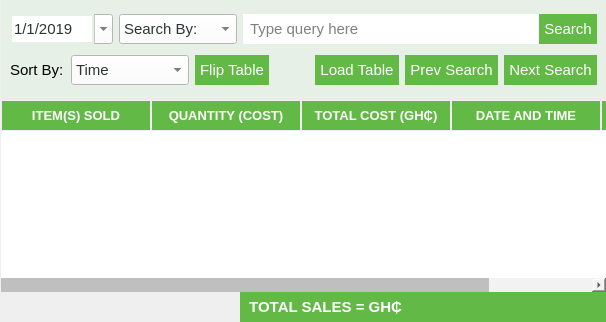
          <widget class="QWidget" name="widget_4" native="true">
           <property name="styleSheet">
            <string notr="true"/>
           </property>
           <layout class="QGridLayout" name="gridLayout_5">
            <property name="leftMargin">
             <number>1</number>
            </property>
            <property name="topMargin">
             <number>0</number>
            </property>
            <property name="rightMargin">
             <number>0</number>
            </property>
            <property name="bottomMargin">
             <number>0</number>
            </property>
            <property name="verticalSpacing">
             <number>0</number>
            </property>
            <item row="0" column="0">
             <widget class="QFrame" name="tableFeatureFrame_2">
              <property name="minimumSize">
               <size>
                <width>0</width>
                <height>100</height>
               </size>
              </property>
              <property name="styleSheet">
               <string notr="true">background-color:  rgb(230, 240, 230);</string>
              </property>
              <property name="frameShape">
               <enum>QFrame::NoFrame</enum>
              </property>
              <property name="frameShadow">
               <enum>QFrame::Plain</enum>
              </property>
              <layout class="QVBoxLayout" name="verticalLayout_10">
               <item>
                <layout class="QHBoxLayout" name="horizontalLayout_13">
                 <item>
                  <widget class="QDateEdit" name="recordsSearchDateEdit">
                   <property name="minimumSize">
                    <size>
                     <width>0</width>
                     <height>30</height>
                    </size>
                   </property>
                   <property name="maximumSize">
                    <size>
                     <width>16777215</width>
                     <height>30</height>
                    </size>
                   </property>
                   <property name="font">
                    <font>
                     <pointsize>11</pointsize>
                    </font>
                   </property>
                   <property name="styleSheet">
                    <string notr="true">color: rgb(46, 52, 54);
background-color: rgb(255, 255, 255);
</string>
                   </property>
                   <property name="frame">
                    <bool>false</bool>
                   </property>
                   <property name="readOnly">
                    <bool>false</bool>
                   </property>
                   <property name="time">
                    <time>
                     <hour>0</hour>
                     <minute>0</minute>
                     <second>0</second>
                    </time>
                   </property>
                   <property name="maximumDate">
                    <date>
                     <year>3000</year>
                     <month>12</month>
                     <day>31</day>
                    </date>
                   </property>
                   <property name="minimumDate">
                    <date>
                     <year>2019</year>
                     <month>1</month>
                     <day>1</day>
                    </date>
                   </property>
                   <property name="displayFormat">
                    <string>d/M/yyyy</string>
                   </property>
                   <property name="calendarPopup">
                    <bool>true</bool>
                   </property>
                   <property name="timeSpec">
                    <enum>Qt::LocalTime</enum>
                   </property>
                  </widget>
                 </item>
                 <item>
                  <widget class="QComboBox" name="recordsSearchParamComboBox">
                   <property name="minimumSize">
                    <size>
                     <width>0</width>
                     <height>30</height>
                    </size>
                   </property>
                   <property name="maximumSize">
                    <size>
                     <width>16777215</width>
                     <height>30</height>
                    </size>
                   </property>
                   <property name="font">
                    <font>
                     <pointsize>11</pointsize>
                    </font>
                   </property>
                   <property name="styleSheet">
                    <string notr="true">color: rgb(46, 52, 54);
background-color: rgb(255, 255, 255);</string>
                   </property>
                   <property name="maxVisibleItems">
                    <number>3</number>
                   </property>
                   <property name="frame">
                    <bool>true</bool>
                   </property>
                   <item>
                    <property name="text">
                     <string>Search By:</string>
                    </property>
                   </item>
                   <item>
                    <property name="text">
                     <string>Item</string>
                    </property>
                   </item>
                   <item>
                    <property name="text">
                     <string>Time(Hour)</string>
                    </property>
                   </item>
                   <item>
                    <property name="text">
                     <string>Sales Person</string>
                    </property>
                   </item>
                  </widget>
                 </item>
                 <item>
                  <layout class="QHBoxLayout" name="horizontalLayout_14">
                   <property name="spacing">
                    <number>0</number>
                   </property>
                   <property name="leftMargin">
                    <number>0</number>
                   </property>
                   <item>
                    <widget class="QLineEdit" name="recordsSearchField">
                     <property name="minimumSize">
                      <size>
                       <width>0</width>
                       <height>30</height>
                      </size>
                     </property>
                     <property name="maximumSize">
                      <size>
                       <width>16777215</width>
                       <height>30</height>
                      </size>
                     </property>
                     <property name="font">
                      <font>
                       <pointsize>11</pointsize>
                      </font>
                     </property>
                     <property name="styleSheet">
                      <string notr="true">background-color: rgb(255, 255, 255);
border: 0px;
padding-left:5px;
padding-right: 5px;</string>
                     </property>
                     <property name="placeholderText">
                      <string>Type query here</string>
                     </property>
                    </widget>
                   </item>
                   <item>
                    <widget class="QPushButton" name="recordsSearchButton">
                     <property name="minimumSize">
                      <size>
                       <width>0</width>
                       <height>30</height>
                      </size>
                     </property>
                     <property name="maximumSize">
                      <size>
                       <width>16777215</width>
                       <height>30</height>
                      </size>
                     </property>
                     <property name="font">
                      <font>
                       <pointsize>11</pointsize>
                       <weight>50</weight>
                       <bold>false</bold>
                      </font>
                     </property>
                     <property name="styleSheet">
                      <string notr="true">QPushButton#recordsSearchButton{
	color: #ffffff;
	background-color: #63b946;
	border: 0px;
	padding-right: 5px;
	padding-left: 5px;
}
QPushButton#recordsSearchButton:hover{
	color: #000000;
	background-color: rgb(255, 255, 255);
}
QPushButton#recordsSearchButton:pressed{
	color: #000000;
	background-color: #f2f2f2;
}</string>
                     </property>
                     <property name="text">
                      <string>Search</string>
                     </property>
                     <property name="icon">
                      <iconset>
                       <normaloff>icons/search_info.png</normaloff>icons/search_info.png</iconset>
                     </property>
                     <property name="iconSize">
                      <size>
                       <width>25</width>
                       <height>25</height>
                      </size>
                     </property>
                    </widget>
                   </item>
                  </layout>
                 </item>
                </layout>
               </item>
               <item>
                <layout class="QHBoxLayout" name="horizontalLayout_22">
                 <item>
                  <widget class="QLabel" name="recordsSortLabel">
                   <property name="sizePolicy">
                    <sizepolicy hsizetype="Fixed" vsizetype="Fixed">
                     <horstretch>0</horstretch>
                     <verstretch>0</verstretch>
                    </sizepolicy>
                   </property>
                   <property name="minimumSize">
                    <size>
                     <width>55</width>
                     <height>30</height>
                    </size>
                   </property>
                   <property name="maximumSize">
                    <size>
                     <width>55</width>
                     <height>30</height>
                    </size>
                   </property>
                   <property name="font">
                    <font>
                     <pointsize>11</pointsize>
                    </font>
                   </property>
                   <property name="text">
                    <string>Sort By:</string>
                   </property>
                  </widget>
                 </item>
                 <item>
                  <widget class="QComboBox" name="recordsSortComboBox">
                   <property name="minimumSize">
                    <size>
                     <width>100</width>
                     <height>30</height>
                    </size>
                   </property>
                   <property name="maximumSize">
                    <size>
                     <width>16777215</width>
                     <height>30</height>
                    </size>
                   </property>
                   <property name="font">
                    <font>
                     <pointsize>11</pointsize>
                    </font>
                   </property>
                   <property name="styleSheet">
                    <string notr="true">color: rgb(46, 52, 54);
background-color: rgb(255, 255, 255);</string>
                   </property>
                   <item>
                    <property name="text">
                     <string>Time</string>
                    </property>
                   </item>
                   <item>
                    <property name="text">
                     <string>Sales Person</string>
                    </property>
                   </item>
                  </widget>
                 </item>
                 <item>
                  <widget class="QPushButton" name="recordsFlipTableButton">
                   <property name="minimumSize">
                    <size>
                     <width>0</width>
                     <height>30</height>
                    </size>
                   </property>
                   <property name="maximumSize">
                    <size>
                     <width>16777215</width>
                     <height>30</height>
                    </size>
                   </property>
                   <property name="font">
                    <font>
                     <pointsize>11</pointsize>
                    </font>
                   </property>
                   <property name="styleSheet">
                    <string notr="true">QPushButton#recordsFlipTableButton{
	color: #ffffff;
	background-color: #63b946;
	border: 0px;
	padding-right: 5px;
	padding-left: 5px;
}
QPushButton#recordsFlipTableButton:hover{
	color: #000000;
	background-color: rgb(255, 255, 255);
}
QPushButton#recordsFlipTableButton:pressed{
	color: #000000;
	background-color: #f2f2f2;
}</string>
                   </property>
                   <property name="text">
                    <string>Flip Table</string>
                   </property>
                   <property name="icon">
                    <iconset>
                     <normaloff>icons/reverse1.png</normaloff>icons/reverse1.png</iconset>
                   </property>
                   <property name="iconSize">
                    <size>
                     <width>20</width>
                     <height>20</height>
                    </size>
                   </property>
                  </widget>
                 </item>
                 <item>
                  <spacer name="horizontalSpacer_8">
                   <property name="orientation">
                    <enum>Qt::Horizontal</enum>
                   </property>
                   <property name="sizeHint" stdset="0">
                    <size>
                     <width>40</width>
                     <height>20</height>
                    </size>
                   </property>
                  </spacer>
                 </item>
                 <item>
                  <widget class="QPushButton" name="recordsLoadTableButton">
                   <property name="minimumSize">
                    <size>
                     <width>0</width>
                     <height>30</height>
                    </size>
                   </property>
                   <property name="maximumSize">
                    <size>
                     <width>16777215</width>
                     <height>30</height>
                    </size>
                   </property>
                   <property name="font">
                    <font>
                     <pointsize>11</pointsize>
                    </font>
                   </property>
                   <property name="styleSheet">
                    <string notr="true">QPushButton#recordsLoadTableButton{
	color: #ffffff;
	background-color: #63b946;
	border: 0px;
	padding-right: 5px;
	padding-left: 5px;
}
QPushButton#recordsLoadTableButton:hover{
	color: #000000;
	background-color: rgb(255, 255, 255);
}
QPushButton#recordsLoadTableButton:pressed{
	color: #000000;
	background-color: #f2f2f2;
}</string>
                   </property>
                   <property name="text">
                    <string>Load Table</string>
                   </property>
                   <property name="icon">
                    <iconset>
                     <normaloff>icons/reload_.png</normaloff>icons/reload_.png</iconset>
                   </property>
                   <property name="iconSize">
                    <size>
                     <width>20</width>
                     <height>20</height>
                    </size>
                   </property>
                  </widget>
                 </item>
                 <item>
                  <widget class="QPushButton" name="recordsPrevSearchButton">
                   <property name="minimumSize">
                    <size>
                     <width>0</width>
                     <height>30</height>
                    </size>
                   </property>
                   <property name="maximumSize">
                    <size>
                     <width>16777215</width>
                     <height>30</height>
                    </size>
                   </property>
                   <property name="font">
                    <font>
                     <pointsize>11</pointsize>
                    </font>
                   </property>
                   <property name="styleSheet">
                    <string notr="true">QPushButton#recordsPrevSearchButton{
	color: #ffffff;
	background-color: #63b946;
	border: 0px;
	padding-right: 5px;
	padding-left: 5px;
}
QPushButton#recordsPrevSearchButton:hover{
	color: #000000;
	background-color: rgb(255, 255, 255);
}
QPushButton#recordsPrevSearchButton:pressed{
	color: #000000;
	background-color: #f2f2f2;
}</string>
                   </property>
                   <property name="text">
                    <string>Prev Search</string>
                   </property>
                   <property name="icon">
                    <iconset>
                     <normaloff>icons/undo_.png</normaloff>icons/undo_.png</iconset>
                   </property>
                   <property name="iconSize">
                    <size>
                     <width>20</width>
                     <height>20</height>
                    </size>
                   </property>
                  </widget>
                 </item>
                 <item>
                  <widget class="QPushButton" name="recordsNextSearchButton">
                   <property name="minimumSize">
                    <size>
                     <width>0</width>
                     <height>30</height>
                    </size>
                   </property>
                   <property name="maximumSize">
                    <size>
                     <width>16777215</width>
                     <height>30</height>
                    </size>
                   </property>
                   <property name="font">
                    <font>
                     <pointsize>11</pointsize>
                    </font>
                   </property>
                   <property name="styleSheet">
                    <string notr="true">QPushButton#recordsNextSearchButton{
	color: #ffffff;
	background-color: #63b946;
	border: 0px;
	padding-right: 5px;
	padding-left: 5px;
}
QPushButton#recordsNextSearchButton:hover{
	color: #000000;
	background-color: rgb(255, 255, 255);
}
QPushButton#recordsNextSearchButton:pressed{
	color: #000000;
	background-color: #f2f2f2;
}</string>
                   </property>
                   <property name="text">
                    <string>Next Search</string>
                   </property>
                   <property name="icon">
                    <iconset>
                     <normaloff>icons/redo_.png</normaloff>icons/redo_.png</iconset>
                   </property>
                   <property name="iconSize">
                    <size>
                     <width>20</width>
                     <height>20</height>
                    </size>
                   </property>
                  </widget>
                 </item>
                </layout>
               </item>
              </layout>
             </widget>
            </item>
            <item row="1" column="0">
             <widget class="QTableWidget" name="recordsTableWidget">
              <property name="font">
               <font>
                <pointsize>11</pointsize>
               </font>
              </property>
              <property name="styleSheet">
               <string notr="true">QTableWidget {
	alternate-background-color: #d9d9d9;
	background-color: rgb(255, 255, 255);
}
*::section {
	background-color: #63b946;
	color: #ffffff;
	border: 0px;
	padding: 5px;
	margin: 1px;
}
QScrollBar:vertical {
	background-color: #f2f2f2;
	border: 0px;
}
QScrollBar::handle:vertical {
	background-color: #bfbfbf;
	border: 0px;
}
QScrollBar:horizontal {
	background-color: #f2f2f2;
	border: 0px;
}
QScrollBar::handle:horizontal {
	background-color: #bfbfbf;
	border: 0px;
}
QScrollBar::button:horizontal {
	color: #000000;
	background-color: #d9d9d9;
	border: 0px;
}</string>
              </property>
              <property name="frameShape">
               <enum>QFrame::NoFrame</enum>
              </property>
              <property name="frameShadow">
               <enum>QFrame::Plain</enum>
              </property>
              <property name="alternatingRowColors">
               <bool>true</bool>
              </property>
              <property name="selectionMode">
               <enum>QAbstractItemView::SingleSelection</enum>
              </property>
              <property name="selectionBehavior">
               <enum>QAbstractItemView::SelectRows</enum>
              </property>
              <property name="verticalScrollMode">
               <enum>QAbstractItemView::ScrollPerPixel</enum>
              </property>
              <property name="horizontalScrollMode">
               <enum>QAbstractItemView::ScrollPerPixel</enum>
              </property>
              <property name="showGrid">
               <bool>false</bool>
              </property>
              <property name="columnCount">
               <number>5</number>
              </property>
              <attribute name="horizontalHeaderDefaultSectionSize">
               <number>150</number>
              </attribute>
              <attribute name="horizontalHeaderShowSortIndicator" stdset="0">
               <bool>true</bool>
              </attribute>
              <attribute name="horizontalHeaderStretchLastSection">
               <bool>true</bool>
              </attribute>
              <attribute name="verticalHeaderShowSortIndicator" stdset="0">
               <bool>false</bool>
              </attribute>
              <attribute name="verticalHeaderStretchLastSection">
               <bool>false</bool>
              </attribute>
              <column>
               <property name="text">
                <string>ITEM(S) SOLD</string>
               </property>
               <property name="font">
                <font>
                 <pointsize>10</pointsize>
                 <weight>75</weight>
                 <bold>true</bold>
                </font>
               </property>
              </column>
              <column>
               <property name="text">
                <string>QUANTITY (COST)</string>
               </property>
               <property name="font">
                <font>
                 <pointsize>10</pointsize>
                 <weight>75</weight>
                 <bold>true</bold>
                </font>
               </property>
              </column>
              <column>
               <property name="text">
                <string>TOTAL COST (GH₵)</string>
               </property>
               <property name="font">
                <font>
                 <pointsize>10</pointsize>
                 <weight>75</weight>
                 <bold>true</bold>
                </font>
               </property>
              </column>
              <column>
               <property name="text">
                <string>DATE AND TIME</string>
               </property>
               <property name="font">
                <font>
                 <pointsize>10</pointsize>
                 <weight>75</weight>
                 <bold>true</bold>
                </font>
               </property>
              </column>
              <column>
               <property name="text">
                <string>SALES PERSON</string>
               </property>
               <property name="font">
                <font>
                 <pointsize>10</pointsize>
                 <weight>75</weight>
                 <bold>true</bold>
                </font>
               </property>
              </column>
             </widget>
            </item>
            <item row="2" column="0">
             <layout class="QHBoxLayout" name="horizontalLayout_6">
              <property name="spacing">
               <number>0</number>
              </property>
              <property name="topMargin">
               <number>0</number>
              </property>
              <item>
               <spacer name="horizontalSpacer_10">
                <property name="orientation">
                 <enum>Qt::Horizontal</enum>
                </property>
                <property name="sizeHint" stdset="0">
                 <size>
                  <width>40</width>
                  <height>20</height>
                 </size>
                </property>
               </spacer>
              </item>
              <item>
               <widget class="QLabel" name="label_13">
                <property name="minimumSize">
                 <size>
                  <width>0</width>
                  <height>30</height>
                 </size>
                </property>
                <property name="maximumSize">
                 <size>
                  <width>16777215</width>
                  <height>30</height>
                 </size>
                </property>
                <property name="font">
                 <font>
                  <pointsize>11</pointsize>
                  <weight>75</weight>
                  <bold>true</bold>
                 </font>
                </property>
                <property name="styleSheet">
                 <string notr="true">background-color: #63b946;
color: #ffffff;
padding-left: 5px;</string>
                </property>
                <property name="text">
                 <string>TOTAL SALES = GH₵</string>
                </property>
                <property name="alignment">
                 <set>Qt::AlignRight|Qt::AlignTrailing|Qt::AlignVCenter</set>
                </property>
               </widget>
              </item>
              <item>
               <widget class="QLabel" name="historyCurrentDayTotalSalesLabel">
                <property name="minimumSize">
                 <size>
                  <width>200</width>
                  <height>30</height>
                 </size>
                </property>
                <property name="maximumSize">
                 <size>
                  <width>16777215</width>
                  <height>30</height>
                 </size>
                </property>
                <property name="font">
                 <font>
                  <pointsize>11</pointsize>
                  <weight>75</weight>
                  <bold>true</bold>
                 </font>
                </property>
                <property name="styleSheet">
                 <string notr="true">background-color: #63b946;
color: #ffffff;
padding-right: 5px;</string>
                </property>
                <property name="text">
                 <string/>
                </property>
               </widget>
              </item>
             </layout>
            </item>
           </layout>
          </widget>
